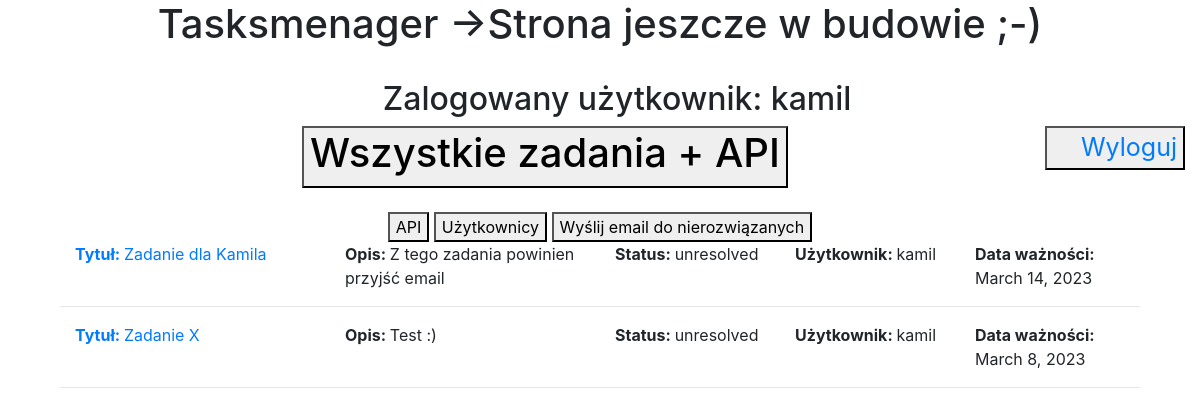
/taskuser/2/ (signed in), run on the app's committed database.
### tasks/models.py (models this page shows)
class Task(models.Model):
    title = models.CharField(max_length=50)
    description = models.TextField()
    status = models.CharField(choices=TASK_STATUS, default='', max_length=30)
    user = models.ForeignKey(User, on_delete=models.CASCADE)
    expiry_date = models.DateField()
    class Meta:
        verbose_name = "Zadanie"
        verbose_name_plural = "Zadania"

### tasks/views.py (the view)
# urls.py: path('taskuser/<id>/', taskuser, name='taskuser'),
@login_required(login_url='login')
def taskuser(request, id):
    user_tasks = User.objects.get(pk=id)
    user_task = Task.objects.filter(user_id=user_tasks)
    data = {'wybor_uzytkownika': user_tasks,
            'zadania_uzytkownika': user_task}
    return render(request, 'taskuser.html', data)

### tasks/templates/taskuser.html
{% extends 'template.html' %}
{% load static %}
{% block taskuser %}
    {% if zadania_uzytkownika %}
        <div class="col-lg-12">
            {% for task in zadania_uzytkownika %}
                <div class="col-lg-3">
                    <a href = "/taskdetails/{{task.id}}"><strong>Tytuł: </strong>{{task.title}}</a>
                </div>
                <div class="col-lg-3">
                <strong>Opis: </strong>{{task.description}}
                </div>
                <div class="col-lg-2">
                <strong>Status: </strong>{{task.status}}
                </div>
                <div class="col-lg-2">
                <strong>Użytkownik: </strong>{{task.user}}
                </div>
                <div class="col-lg-2">
                <strong>Data ważności: </strong>{{task.expiry_date}}
                </div>
                <br>
                <br>
                <hr>
            {% endfor %}
        </div>
    {% endif %}
{% endblock taskuser %}

### tasks/templates/template.html (shortened to what this page needs)
{% load static %}
<!DOCTYPE html>
<html lang="pl">
<head>
	<link rel="stylesheet" href="https://stackpath.bootstrapcdn.com/bootstrap/4.4.1/css/bootstrap.min.css">
	<link rel="stylesheet" href="{% static '/style.css' %}">
</head>
<body>
	<header>
		<div class="col-lg-12">
			<div class="info">
				<h1 class="categories-title">Tasksmenager ->Strona jeszcze w budowie ;-)</h1><br>
				<h2 id="hello-msg">&nbsp &nbsp Zalogowany użytkownik: {{request.user}}</h2>
			</div>
			<div class="logout">
				<button><a href="{% url 'logout' %}">&nbsp &nbsp Wyloguj</a></button>
			</div>
		</div>
	</header>
	<div class="container">
		<a href = "/tasks">
       		<button><h1> Wszystkie zadania + API </h1></button>
		</a>
		<br>
		<br>
		<a href = "/task/api">
			<button>API</button>
	 	</a>
		<a href = "/users">
			<button> Użytkownicy </button>
		</a>
		<button id="mail">Wyślij email do nierozwiązanych</button>
		{% block taskuser %}   {% endblock taskuser %}
	</div>
</body>
</html>

### tasks/static/style.css (style rules this page uses)
.container { text-align: center; }
.info { text-align: center; }
.logout { text-align: right; font-size: 25px; color: rgb(252, 60, 60); float: right; }
.col-lg-3 { text-align: left; float: left; display: -webkit-box; -webkit-line-clamp: 2; -webkit-box-orient: vertical; overflow: hidden; }
.col-lg-2 { text-align: left; float: left; display: -webkit-box; -webkit-line-clamp: 2; -webkit-box-orient: vertical; overflow: hidden; }

### data on the page
Task: title "Zadanie dla Kamila", description "Z tego zadania powinien przyjść email", status "unresolved", user "kamil", expiry_date "March 14, 2023"
Task: title "Zadanie X", description "Test :)", status "unresolved", user "kamil", expiry_date "March 8, 2023"

### other printed values
{{ request.user }} "kamil"
